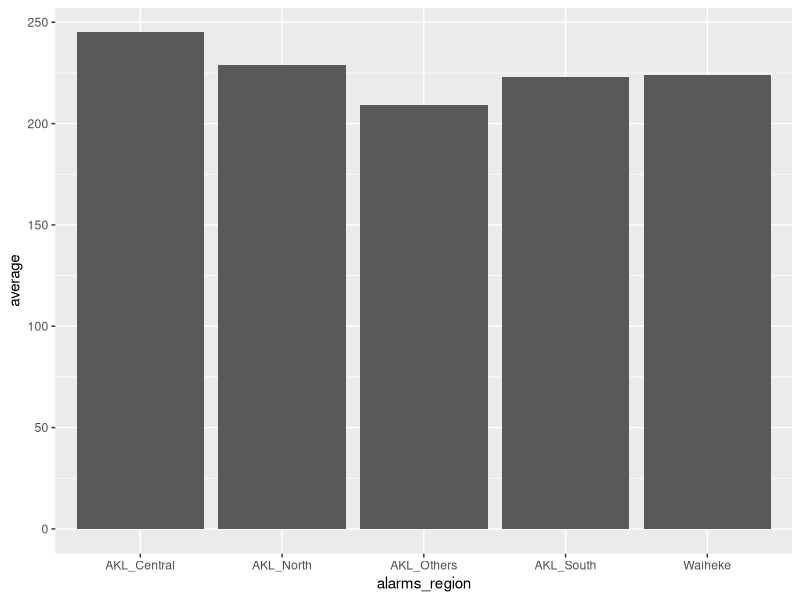

Write R code to recreate this figure.
## ---- chunk 1
knitr::opts_chunk$set(echo = TRUE)
## ---- chunk 2
#summary(cars)
## ---- chunk 3
#plot(pressure)
## ---- chunk 4
library(tidyverse)
library(lubridate)

# set random seed
seed <- 230 # <Replaced by last 3 digits in Gxd's student ID here.>
set.seed(seed)

# generate alarm id, dates and region vectors
alarms_id.vt <- paste0('alarms_', sample(LETTERS, size = 10, replace = FALSE))

alarms_dates.vt <- paste0('d.',seq(Sys.Date()-60, Sys.Date(), by = '1 day'))  # 60 days back.

alarms_region.vt <- c('AKL_North', 'AKL_Central', 'Waiheke','AKL_South', 'AKL_Others')

# generate random alarm frequency counts
alarms_count.mt <- matrix(round(runif(length(alarms_id.vt) * length(alarms_dates.vt))*seed),
                          nrow = length(alarms_id.vt), ncol=length(alarms_dates.vt))
colnames(alarms_count.mt) <- alarms_dates.vt

# set up data frames
alarms_count.df <- data.frame(alarm_id = alarms_id.vt, alarms_count.mt)
alarms_info.df <- data.frame(alarm_ID = alarms_id.vt, alarms_region = alarms_region.vt)
#Data source alarms_count.df
#data source alarms_info.df

#End of Generate DataSource


alarms_summary.df <- alarms_count.df%>%
    pivot_longer(cols = !alarm_id, names_to = 'date'
               , values_to = 'frequency') %>%
  separate(date, c('prefix'
                   ,'alarm_date'),extra = "merge") %>%
  select(-prefix) %>%
   left_join(alarms_info.df, by = c('alarm_id' = 'alarm_ID')) %>%
  group_by(alarm_date, alarms_region) %>%
summarise(total = sum(frequency))
#copy from Lecture note index2-6.pdf provided by Lisa Chan
knitr::kable(alarms_summary.df)

#alarms_insight.df <- alarms_count.df %>%
 # pivot_longer(cols = !alarm_id, names_to = 'date'
              # , values_to = 'frequency') %>%
#  separate(date, c('prefix'
 #                  ,
  #                 'year'
  #                 ,
   #                'month'
    #               ,
     #              'day')) %>%
  #select(-prefix) %>%
  #mutate(category = if_else(frequency >= 230,#changed the shredhold because of 
                                              #the change of seed. by Gxd
   #                         'High'
    #                        ,
     #                       'Low')) %>%
  #left_join(alarms_info.df, by = c('alarm_id' = 'alarm_ID')) %>%
  #group_by(year, month, day, alarms_region) %>%
#summarise(total = sum(frequency))
      #by Gxd   percent_high = 100*sum(category == 'High') / n())
alarms_signal_average.df<- alarms_summary.df%>%group_by(alarms_region)%>%summarise(average=round(mean(total))) 

knitr::kable(alarms_signal_average.df)

ggplot(alarms_signal_average.df,aes(x=alarms_region,y=average))+geom_bar(stat="identity")

#end of Lab01 No.2


week_string<-c("Mon","Tue","Wed","Thu","Fri","Sat","Sun")


alarms_summary_by_wday.df<-
  alarms_summary.df%>%
  mutate(m_week_day=week_string[as.numeric(wday(as.Date(ymd(alarm_date),label=TRUE,week_start=1)))])%>%
group_by(m_week_day)%>%
 summarise(week_day_total=sum(total))%>%filter((week_day_total==max(week_day_total))|(week_day_total==min(week_day_total)) )

knitr::kable(alarms_summary_by_wday.df)

#end of Lab01 No.3

#alarms_signal_total.df<-alarms_insight.df%>%group_by(alarms_region,year)%>%summarise(totalAll=sum(total))

#ggplot(alarms_signal_insignt.df,aes(x=alarms_region,y=totalAll))+geom_point(mapping = aes(color = year))

